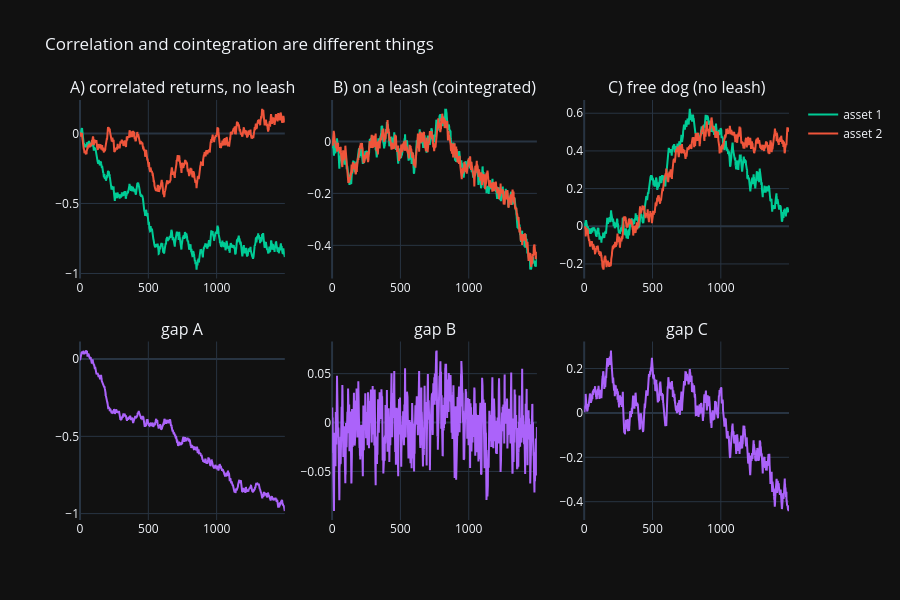

The code cell stored with this chart in its notebook:
### Markdown cell above
### Correlation ≠ cointegration

Two simulated cases (left to right in the figure):

- **Correlated, not cointegrated**: the daily returns are strongly correlated, but one asset has a slightly higher drift. The gap grows and never comes back.
- **Cointegrated, weakly correlated**: each series has its own random shocks, but both are pulled back toward a common level (the *leash*). The day-by-day correlation is low, the long-run link is tight.

Murray's drunk and her dog: if the dog is free, the two wander apart. On a leash each one still walks randomly, but the distance between them stays bounded. The leash is cointegration.

### Code cell
rng = np.random.default_rng(SEED)
n = 1500
# A) correlated returns (rho ~ 0.9), different drift: not cointegrated
common = rng.normal(0, 0.01, n)
a1 = (common + rng.normal(0, 0.0045, n)).cumsum()
a2 = (common + rng.normal(0, 0.0045, n) + 0.0006).cumsum()
# B) drunk and dog on a leash: both follow their own shocks, pulled toward each other
b1, b2 = np.zeros(n), np.zeros(n)
for t in range(1, n):
    gap = b1[t - 1] - b2[t - 1]
    b1[t] = b1[t - 1] - 0.08 * gap + rng.normal(0, 0.01)
    b2[t] = b2[t - 1] + 0.08 * gap + rng.normal(0, 0.01)
# C) the same two walks without the leash
c1, c2 = rng.normal(0, 0.01, n).cumsum(), rng.normal(0, 0.01, n).cumsum()

cases = {"A) correlated returns, no leash": (a1, a2), "B) on a leash (cointegrated)": (b1, b2), "C) free dog (no leash)": (c1, c2)}
fig = make_subplots(rows=2, cols=3, subplot_titles=list(cases) + ["gap A", "gap B", "gap C"], vertical_spacing=0.15)
for j, (name, (p, q)) in enumerate(cases.items(), 1):
    fig.add_trace(go.Scatter(y=p, name="asset 1", line_color="#00cc96", showlegend=(j == 1)), row=1, col=j)
    fig.add_trace(go.Scatter(y=q, name="asset 2", line_color="#ef553b", showlegend=(j == 1)), row=1, col=j)
    fig.add_trace(go.Scatter(y=p - q, name="gap", line_color="#ab63fa", showlegend=False), row=2, col=j)
fig.update_layout(height=600, title="Correlation and cointegration are different things")
fig.show()

rows = []
for name, (p, q) in cases.items():
    rows.append({"case": name, "corr of returns": np.corrcoef(np.diff(p), np.diff(q))[0, 1],
                 "corr of prices": np.corrcoef(p, q)[0, 1], "coint p-value": coint(p, q)[1]})
display(pd.DataFrame(rows).set_index("case").round(3))

### Figure 1 — Plotly figure (JSON) as saved in the notebook; plotly's stock layout.template omitted (floating-point values rounded to 4 significant figures; data arrays with more than 128 entries replaced by an {"elided": "..."} marker saying what was removed)
{"data": [{"line": {"color": "#00cc96"}, "name": "asset 1", "showlegend": true, "type": "scatter", "xaxis": "x", "y": {"elided": "1500 float values"}, "yaxis": "y"}, {"line": {"color": "#ef553b"}, "name": "asset 2", "showlegend": true, "type": "scatter", "xaxis": "x", "y": {"elided": "1500 float values"}, "yaxis": "y"}, {"line": {"color": "#ab63fa"}, "name": "gap", "showlegend": false, "type": "scatter", "xaxis": "x4", "y": {"elided": "1500 float values"}, "yaxis": "y4"}, {"line": {"color": "#00cc96"}, "name": "asset 1", "showlegend": false, "type": "scatter", "xaxis": "x2", "y": {"elided": "1500 float values"}, "yaxis": "y2"}, {"line": {"color": "#ef553b"}, "name": "asset 2", "showlegend": false, "type": "scatter", "xaxis": "x2", "y": {"elided": "1500 float values"}, "yaxis": "y2"}, {"line": {"color": "#ab63fa"}, "name": "gap", "showlegend": false, "type": "scatter", "xaxis": "x5", "y": {"elided": "1500 float values"}, "yaxis": "y5"}, {"line": {"color": "#00cc96"}, "name": "asset 1", "showlegend": false, "type": "scatter", "xaxis": "x3", "y": {"elided": "1500 float values"}, "yaxis": "y3"}, {"line": {"color": "#ef553b"}, "name": "asset 2", "showlegend": false, "type": "scatter", "xaxis": "x3", "y": {"elided": "1500 float values"}, "yaxis": "y3"}, {"line": {"color": "#ab63fa"}, "name": "gap", "showlegend": false, "type": "scatter", "xaxis": "x6", "y": {"elided": "1500 float values"}, "yaxis": "y6"}], "layout": {"annotations": [{"font": {"size": 16}, "showarrow": false, "text": "A) correlated returns, no leash", "x": 0.1444, "xanchor": "center", "xref": "paper", "y": 1, "yanchor": "bottom", "yref": "paper"}, {"font": {"size": 16}, "showarrow": false, "text": "B) on a leash (cointegrated)", "x": 0.5, "xanchor": "center", "xref": "paper", "y": 1, "yanchor": "bottom", "yref": "paper"}, {"font": {"size": 16}, "showarrow": false, "text": "C) free dog (no leash)", "x": 0.8556, "xanchor": "center", "xref": "paper", "y": 1, "yanchor": "bottom", "yref": "paper"}, {"font": {"size": 16}, "showarrow": false, "text": "gap A", "x": 0.1444, "xanchor": "center", "xref": "paper", "y": 0.425, "yanchor": "bottom", "yref": "paper"}, {"font": {"size": 16}, "showarrow": false, "text": "gap B", "x": 0.5, "xanchor": "center", "xref": "paper", "y": 0.425, "yanchor": "bottom", "yref": "paper"}, {"font": {"size": 16}, "showarrow": false, "text": "gap C", "x": 0.8556, "xanchor": "center", "xref": "paper", "y": 0.425, "yanchor": "bottom", "yref": "paper"}], "height": 600, "title": {"text": "Correlation and cointegration are different things"}, "xaxis": {"anchor": "y", "domain": [0, 0.2889]}, "xaxis2": {"anchor": "y2", "domain": [0.3556, 0.6444]}, "xaxis3": {"anchor": "y3", "domain": [0.7111, 1]}, "xaxis4": {"anchor": "y4", "domain": [0, 0.2889]}, "xaxis5": {"anchor": "y5", "domain": [0.3556, 0.6444]}, "xaxis6": {"anchor": "y6", "domain": [0.7111, 1]}, "yaxis": {"anchor": "x", "domain": [0.575, 1]}, "yaxis2": {"anchor": "x2", "domain": [0.575, 1]}, "yaxis3": {"anchor": "x3", "domain": [0.575, 1]}, "yaxis4": {"anchor": "x4", "domain": [0, 0.425]}, "yaxis5": {"anchor": "x5", "domain": [0, 0.425]}, "yaxis6": {"anchor": "x6", "domain": [0, 0.425]}}}
